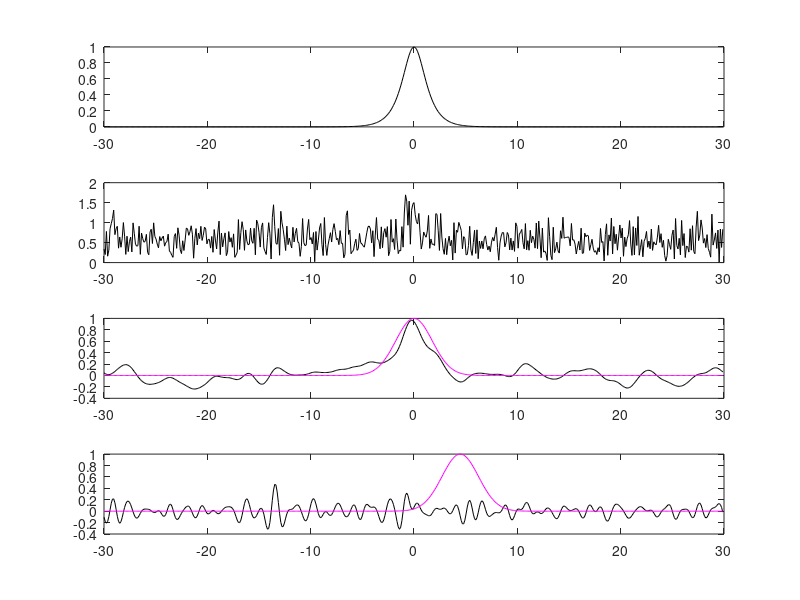

The MATLAB source for this figure:
% Everything in frequency domain

clear all; close all;
L = 30;						                % time slot to transform
n = 512;					                % number of Fourier modes 2^9
t2 = linspace(-L, L, n+1); t = t2(1:n);		% time discretization
k=(2*pi/(2*L))*[0:(n/2-1) -n/2:-1];		    % frequency components of FFT

% Ideal signal
u = sech(t);					            % Ideal signal in time domain
figure(1), 
subplot(4, 1, 1), plot(t, u, 'k')

% Add white noise + Generate new signal
noise = 10;
ut = fft(u);
utn = ut + noise*(randn(1,n)+i*randn(1,n));	% Add white noise
un=ifft(utn);					            % Generate actual signal
figure(1), 
subplot(4, 1, 2), plot(t,abs(un),'k')

% Filter
filter = exp(-0.2*k.^2);			        % Create a filter
unft = filter .* utn;			            % Apply the filter
unf = ifft(unft);				            % Transform back to time domain
subplot(4, 1, 3), plot(t, unf, 'k', t, fftshift(filter), 'm')

% Filter wrong point
filter = exp(-0.2*(k - 4).^2);			    % Create a filter
unft = filter .* utn;			            % Apply the filter
unf = ifft(unft);				            % Transform back to time domain
subplot(4, 1, 4), plot(t, unf, 'k', t, fftshift(filter), 'm')
